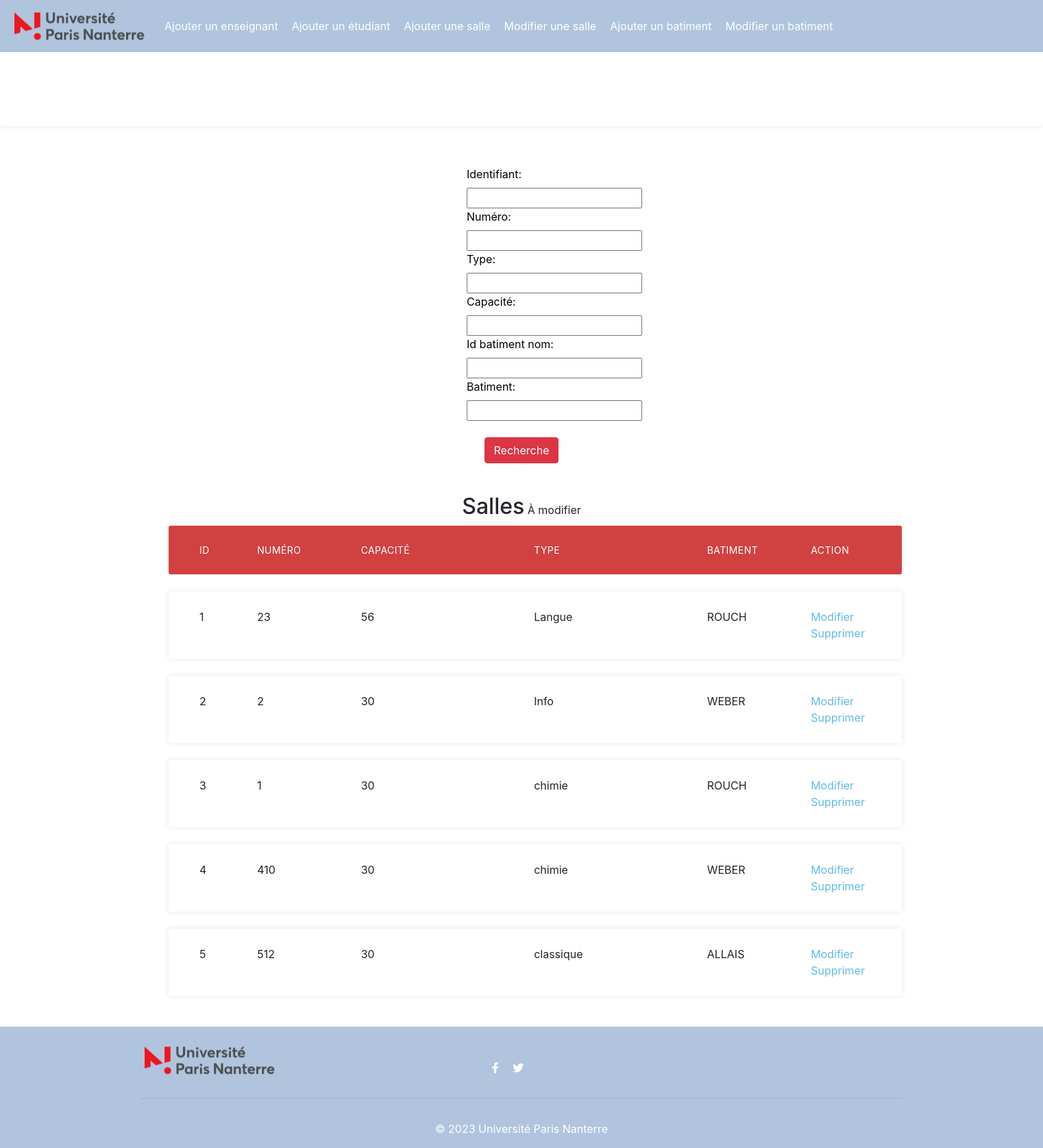
The app's page /manage_classroom with its own data.
### classroom_reservation_app/models.py (models this page shows)
class Salle(models.Model):
    idsalle = models.AutoField(db_column='IDSalle', primary_key=True)  # Field name made lowercase.
    num_salle = models.IntegerField(db_column='Num_salle')  # Field name made lowercase.
    capacite = models.IntegerField(db_column='Capacite')  # Field name made lowercase.
    type = models.CharField(db_column='Type', max_length=30)  # Field name made lowercase.
    id_batiment = models.ForeignKey('Batiment', db_column='ID_batiment', on_delete=models.CASCADE)  # Field name made lowercase.

class Batiment(models.Model):
    num_batiment = models.AutoField(db_column='Num_batiment', primary_key=True)
    nom = models.CharField(db_column='Nom', max_length=30)
    heure_ouverture = models.IntegerField()
    heure_fermeture = models.IntegerField()
    objects = models.Manager()

### classroom_reservation_app/Admin_views.py (the view)
# urls.py: path('manage_classroom', Admin_views.manage_classroom),
def manage_classroom(request):
    classe = Salle.objects.all()
    myFilter = SalleFilter(request.GET, queryset=classe)
    classe = myFilter.qs
    return render(request, "admin_templates/manage_classroom_template.html", {"classe": classe, "myFilter": myFilter})

### classroom_reservation_app/templates/admin_templates/manage_classroom_template.html (shortened to what this page needs)
{% load static %}
<!DOCTYPE html>
<html lang="en">
<head>
    {% include 'admin_templates/sidebar_template.html' %}
    <link rel="stylesheet" href="https://cdn.jsdelivr.net/npm/bootstrap@4.5.3/dist/css/bootstrap.min.css"
>
    <link rel="stylesheet" href="https://pro.fontawesome.com/releases/v5.10.0/css/all.css"
/>
    <link rel="stylesheet" type="text/css" href="{% static 'classroom_reservation_system/modifbat.css' %}">
</head>
<body style="margin-top:10%">
<form style="max-width: 200px; margin: 10px auto;  padding: 10px 20px; border-radius: 07px; color : black" method="get">
    {{ myFilter.form }}
    <br><br>
    <center>
        <button type="submit" class="btn btn-danger">Recherche</button>
        <br><br>
    </center>
</form>
<div class="container">
    <h2>Salles<small> À modifier</small></h2>
    <ul class="responsive-table">
        <li class="table-header" style="color:white">
            <div class="col col-1">ID</div>
            <div class="col col-2">Numéro</div>
            <div class="col col-3">Capacité</div>
            <div class="col col-4">Type</div>
            <div class="col col-5">Batiment</div>
            <div class="col col-6">Action</div>
        </li>
        {% for salle in classe %}
        <li class="table-row">
            <div class="col col-1">{{ salle.idsalle }}</div>
            <div class="col col-2">{{ salle.num_salle }}</div>
            <div class="col col-3">{{ salle.capacite }}</div>
            <div class="col col-4">{{ salle.type }}</div>
            <div class="col col-5">{{ salle.id_batiment.nom }}</div>
            <div class="col col-6" style="link-color: #D14141"><a
                    href="/edit_classroom/{{ salle.idsalle }}">Modifier</a><br><a
                    href="/delete_classroom/{{ salle.idsalle }}">Supprimer</a></div>
            {% endfor %}
        </li>
    </ul>
</div>
</body>
{% include 'admin_templates/footer_template_2.html' %}
</html>

### classroom_reservation_app/static/classroom_reservation_system/foot.css (style rules this page uses)
body { font-family: 'lato', sans-serif; }

### classroom_reservation_app/static/classroom_reservation_system/modifbat.css (style rules this page uses)
body { font-family: 'lato', sans-serif; }
a:link { color: #5fbae9; background-color: transparent; text-decoration: none; }
.container { max-width: 1000px; margin-left: auto; margin-right: auto; padding-left: 20px; padding-right: 10px; }
h2 { font-size: 26px; margin: 20px 0; text-align: center; }
h2 small { font-size: 0.5em; }
.responsive-table li { border-radius: 3px; padding: 25px 30px; display: flex; justify-content: space-between; margin-bottom: 25px; }
.responsive-table .table-header { background-color: #D14141; font-size: 14px; text-transform: uppercase; letter-spacing: 0.03em; }
.responsive-table .table-row { background-color: #fff; box-shadow: 0px 0px 9px 0px rgba(0, 0, 0, 0.1); }
.responsive-table .col-1 { flex-basis: 20%; }
.responsive-table .col-2 { flex-basis: 15%; }
.responsive-table .col-3 { flex-basis: 25%; }
.responsive-table .col-4 { flex-basis: 25%; }
.responsive-table .col-5 { flex-basis: 15%; }

### records on screen
Salle: idsalle "1", num_salle "23", capacite "56", type "Langue", id_batiment.nom "ROUCH"
Salle: idsalle "2", num_salle "2", capacite "30", type "Info", id_batiment.nom "WEBER"
Salle: idsalle "3", num_salle "1", capacite "30", type "chimie", id_batiment.nom "ROUCH"
Salle: idsalle "4", num_salle "410", capacite "30", type "chimie", id_batiment.nom "WEBER"
Salle: idsalle "5", num_salle "512", capacite "30", type "classique", id_batiment.nom "ALLAIS"
